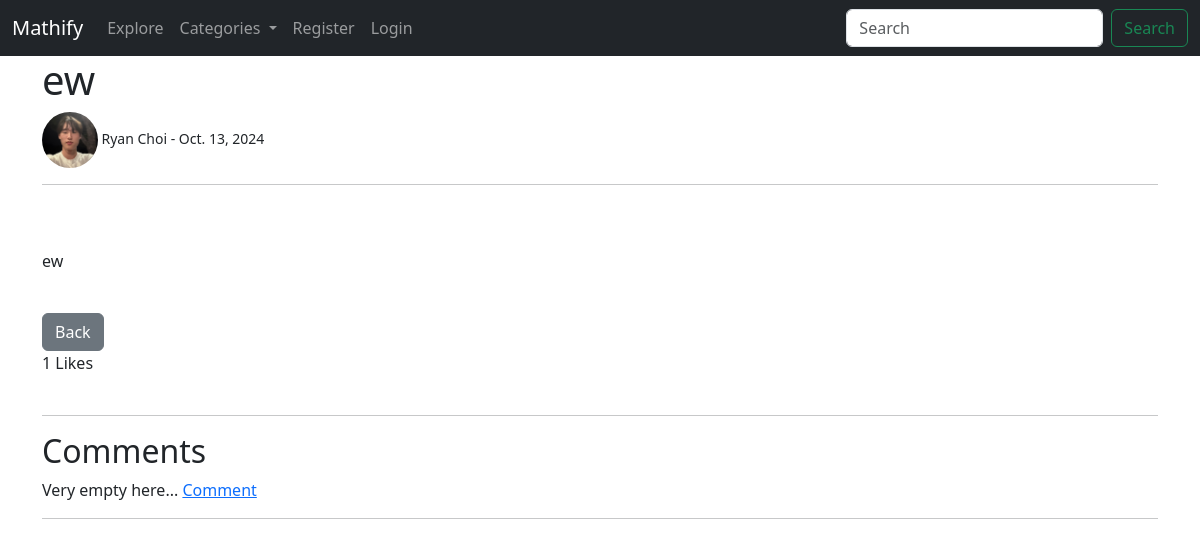
Screenshot of /article/52 with the database file from the repository.
### myApp/models.py (models this page shows, shortened)
class Post(models.Model):
    title = models.CharField(max_length=255)
    header_image = models.ImageField(null=True, blank=True, upload_to="images/")
    author = models.ForeignKey(User, on_delete=models.CASCADE)
    body = RichTextField(blank=True, null=True)
    post_date = models.DateField(auto_now_add=True)
    category = models.CharField(max_length=255, default='uncategorized')
    likes = models.ManyToManyField(User, related_name='blog_post')
    def total_likes(self):
        return self.likes.count()

class Profile(models.Model):
    user = models.OneToOneField(User, null=True, on_delete=models.CASCADE)
    bio = models.TextField()
    profile_pic = models.ImageField(null=True, blank=True, upload_to="images/profile/")

### myApp/views.py (the view)
# urls.py: path('article/<int:pk>', ArticleDetailView.as_view(), name="article_details"),
class ArticleDetailView(DetailView):
    model = Post
    template_name = 'myApp/article_details.html'
    def get_context_data(self, *args, **kwargs):
        cat_menu = Category.objects.all()
        context = super(ArticleDetailView, self).get_context_data(*args, **kwargs)
        stuff = get_object_or_404(Post, id=self.kwargs['pk'])
        total_likes = stuff.total_likes()
        liked = False
        if stuff.likes.filter(id=self.request.user.id).exists():
            liked = True
        context["cat_menu"] = cat_menu
        context["total_likes"] = total_likes
        context["liked"] = liked
        return context

### myApp/models.py (called while the page is built)
    def __str__(self):
        return self.name

### myApp/templates/myApp/article_details.html (shortened to what this page needs)
{% extends 'myApp/base.html' %}
{% load static %}
{% block content %}
    <h1>{{ post.title }}</h1>
    <small>
        {% if post.author.profile.profile_pic %}
            <img src="{{ post.author.profile.profile_pic.url }}" width=5% class="rounded-circle">
        {% else %}
            <img src="{% static 'myApp/images/defaultpfp.png' %}" width=5% class="rounded-circle">
        {% endif %}
        {{ post.author.first_name }} {{ post.author.last_name }} - {{ post.post_date }}
    </small>
    <hr>
    <br/>
    <br/>
    {{ post.body|safe }}
    <br/>
    <a href="{% url 'blog_view' %}" class="btn btn-secondary">Back</a>
    <form action="{% url 'like_post' post.pk %}" method="POST">
    {{ total_likes }} Likes
    </form>
    <br/>
    <hr>
    <h2>Comments</h2>
    {% if not post.comments.all %}
        Very empty here... <a href="#">Comment</a>
    {% endif %}
    <hr>
{% endblock %}

### rows the page displays
Post: title "ew", author.profile.profile_pic (picture), author.first_name "Ryan", author.last_name "Choi", post_date "Oct. 13, 2024", body "ew"

### other values shown
{{ total_likes }} "1"
